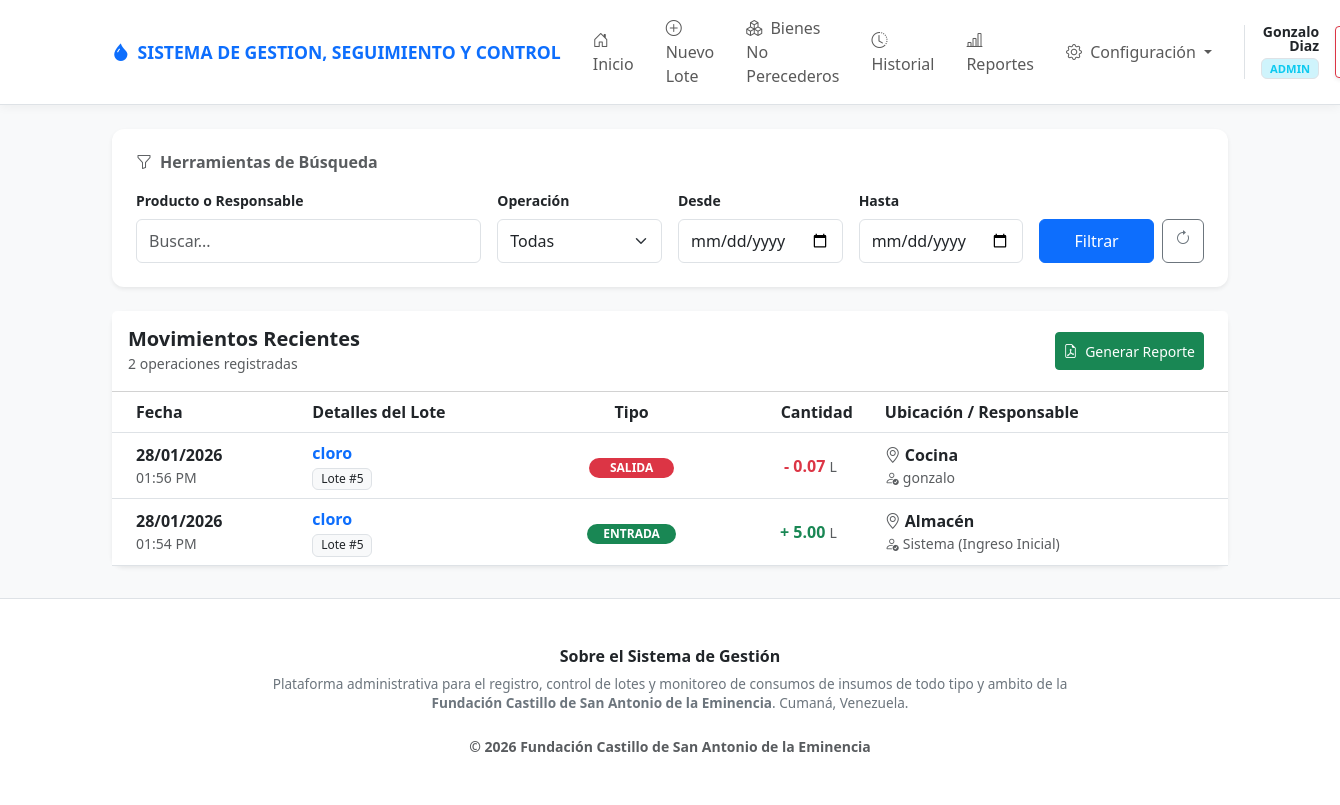
The app's page /historial.php (signed in) with its own data.
### tables this page shows
CREATE TABLE `movimientos` (
  `id` int(11) NOT NULL,
  `lote_id` int(11) NOT NULL,
  `tipo_movimiento` enum('entrada','salida') NOT NULL DEFAULT 'salida',
  `cantidad_retirada` decimal(10,2) NOT NULL,
  `area_destino` varchar(50) NOT NULL,
  `responsable` varchar(100) NOT NULL,
  `fecha_movimiento` timestamp NOT NULL DEFAULT current_timestamp()
);

CREATE TABLE `lotes` (
  `id` int(11) NOT NULL,
  `nombre_producto` varchar(100) NOT NULL,
  `cantidad_inicial` decimal(10,2) NOT NULL,
  `cantidad_actual` decimal(10,2) NOT NULL,
  `unidad` enum('L','Kg','Pz') NOT NULL,
  `estado` enum('activo','agotado') DEFAULT 'activo',
  `fecha_ingreso` timestamp NOT NULL DEFAULT current_timestamp()
);

### historial.php (the view, shortened to what this page needs)
<?php
$filtro_busqueda = $_GET['buscar'] ?? '';
$fecha_desde = $_GET['desde'] ?? '';
$fecha_hasta = $_GET['hasta'] ?? '';
function resaltar($texto, $busqueda) {
    if (empty($busqueda)) return htmlspecialchars($texto);
    return preg_replace('/(' . preg_quote($busqueda, '/') . ')/i', '<mark class="p-0 bg-warning text-dark">$1</mark>', htmlspecialchars($texto));
}
try {
    $pdo = Database::getConnection();
    $sql = "SELECT m.*, l.nombre_producto, l.unidad
            FROM movimientos m
            JOIN lotes l ON m.lote_id = l.id
            WHERE 1=1";
    $params = [];
    $sql .= " ORDER BY m.fecha_movimiento DESC";
    $stmt = $pdo->prepare($sql);
    $stmt->execute($params);
    $movimientos = $stmt->fetchAll();
} catch (Exception $e) {
    die("<div class='alert alert-danger'>Error: " . $e->getMessage() . "</div>");
}
?>
<div class="card shadow-sm border-0 mb-4 no-print">
    <div class="card-body p-4">
        <h6 class="text-muted fw-bold mb-3"><i class="bi bi-funnel me-2"></i>Herramientas de Búsqueda</h6>
        <form method="GET" class="row g-3 align-items-end">
            <div class="col-md-4">
                <label class="form-label small fw-bold">Producto o Responsable</label>
                <input type="text" name="buscar" class="form-control" placeholder="Buscar..." value="<?= htmlspecialchars($filtro_busqueda) ?>">
            </div>
            <div class="col-md-2">
                <label class="form-label small fw-bold">Operación</label>
                <select name="tipo" class="form-select">
                    <option value="">Todas</option>
                </select>
            </div>
            <div class="col-md-2">
                <label class="form-label small fw-bold">Desde</label>
                <input type="date" name="desde" class="form-control" value="<?= $fecha_desde ?>">
            </div>
            <div class="col-md-2">
                <label class="form-label small fw-bold">Hasta</label>
                <input type="date" name="hasta" class="form-control" value="<?= $fecha_hasta ?>">
            </div>
            <div class="col-md-2 d-flex gap-2">
                <button type="submit" class="btn btn-primary w-100">Filtrar</button>
                <a href="historial.php" class="btn btn-outline-secondary"><i class="bi bi-arrow-clockwise"></i></a>
            </div>
        </form>
    </div>
</div>
<div class="card shadow-sm border-0 hover-shadow">
    <div class="card-header bg-white py-3 d-flex justify-content-between align-items-center">
        <div>
            <h5 class="mb-0 fw-bold text-dark">Movimientos Recientes</h5>
            <small class="text-muted"><?= count($movimientos) ?> operaciones registradas</small>
        </div>
        <div class="no-print">
            <button class="btn btn-success btn-sm me-2" onclick="window.print()">
                <i class="bi bi-file-earmark-pdf me-1"></i> Generar Reporte
            </button>
        </div>
    </div>
    <div class="table-responsive">
        <table class="table table-hover align-middle mb-0">
            <thead class="bg-light">
                <tr>
                    <th class="ps-4">Fecha</th>
                    <th>Detalles del Lote</th>
                    <th class="text-center">Tipo</th>
                    <th class="text-end">Cantidad</th>
                    <th class="ps-4">Ubicación / Responsable</th>
                </tr>
            </thead>
            <tbody>
                <?php foreach ($movimientos as $m):
                    $esEntrada = ($m['tipo_movimiento'] == 'entrada');
                ?>
                <tr>
                    <td class="ps-4">
                        <div class="fw-bold"><?= date('d/m/Y', strtotime($m['fecha_movimiento'])) ?></div>
                        <div class="text-muted small"><?= date('h:i A', strtotime($m['fecha_movimiento'])) ?></div>
                    </td>
                    <td>
                        <div class="text-primary fw-bold"><?= resaltar($m['nombre_producto'], $filtro_busqueda) ?></div>
                        <span class="badge bg-light text-dark border fw-normal">Lote #<?= $m['lote_id'] ?></span>
                    </td>
                    <td class="text-center">
                        <span class="badge rounded-pill <?= $esEntrada ? 'bg-success' : 'bg-danger' ?> px-3" style="min-width: 85px;">
                            <?= $esEntrada ? 'ENTRADA' : 'SALIDA' ?>
                        </span>
                    </td>
                    <td class="text-end pe-4">
                        <span class="fs-6 fw-bold <?= $esEntrada ? 'text-success' : 'text-danger' ?>">
                            <?= $esEntrada ? '+' : '-' ?> <?= number_format($m['cantidad_retirada'], 2) ?>
                        </span>
                        <small class="text-muted"><?= $m['unidad'] ?></small>
                    </td>
                    <td class="ps-4">
                        <div class="fw-bold"><i class="bi bi-geo-alt me-1 text-muted"></i><?= resaltar($m['area_destino'], $filtro_busqueda) ?></div>
                        <div class="small text-muted"><i class="bi bi-person-check me-1"></i><?= resaltar($m['responsable'], $filtro_busqueda) ?></div>
                    </td>
                </tr>
                <?php endforeach; ?>
            </tbody>
        </table>
    </div>
</div>
<?php
include 'layout.php';
?>

### layout.php (style rules this page uses)
body { background-color: #f8f9fa; display: flex; flex-direction: column; min-height: 100vh; font-size: 16px; }
.table-responsive { overflow-x: auto; -webkit-overflow-scrolling: touch; }
.table { min-width: 600px; }
.card { border-radius: 0.75rem; }
.btn { min-height: 44px; }
.btn-sm { min-height: 38px; }
.form-control, .form-select { min-height: 44px; font-size: 16px; }

### records on screen
movimientos: fecha_movimiento "28/01/2026", fecha_movimiento "01:56 PM", lote.nombre_producto "cloro", lote "5", tipo_movimiento "SALIDA", cantidad_retirada "0.07", lote.unidad "L", area_destino "Cocina", responsable "gonzalo"
movimientos: fecha_movimiento "28/01/2026", fecha_movimiento "01:54 PM", lote.nombre_producto "cloro", lote "5", tipo_movimiento "ENTRADA", cantidad_retirada "5.00", lote.unidad "L", area_destino "Almacén", responsable "Sistema (Ingreso Inicial)"

### other values on screen
$_SESSION['usuario_nombre'] "Gonzalo Diaz"
$rol_actual "ADMIN"
count($movimientos) "2"
